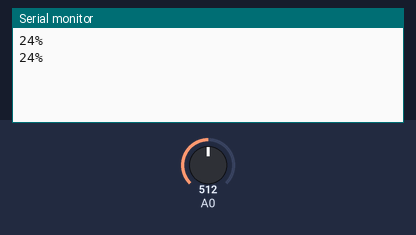
This sketch was run on a simulated Arduino Uno, built with avr-gcc and run on an emulated ATmega328P. Parts: the last lines printed to the serial monitor. The test bench sets the inputs (shaded band); at power-on: A0 = 512.

Above: at 1.8 s.
1.9 s: A0 set to 716
At 2.8 s:
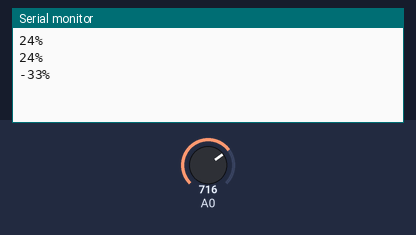
3.4 s: A0 set to 900
At 4.7 s:
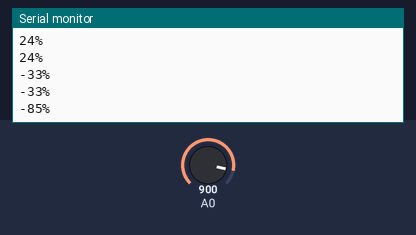
Timing chart, 0 to 6.4 s (numbered marks = the images above; inputs shaded):
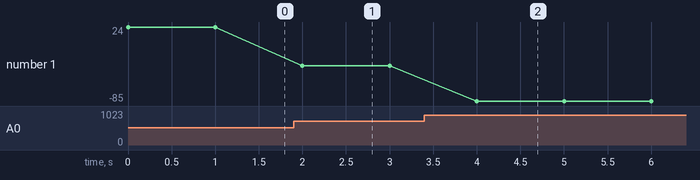

The sketch:

soil_sensor_project.ino
```cpp
const int dry = 595; // this is the max value for dryness that the sensor reads (dependent on the sensor)
const int wet = 239; // this is the max value for wetness that the sensor reads (dependent on the sensor)

void setup() // this initiates the code
{
   Serial.begin(9600); // 9600 bd is the speed of communication
}

 void loop()
 {
   int sensorVal = analogRead(A0); // AO is the Arduino port from which the value is communicated

   int percentageHumididy = map(sensorVal, wet, dry, 100, 0); // converting the sensor values to % of wetness of the soil

   Serial.print(percentageHumididy);
   Serial.println("%");

   delay(1000); // data displays every 1000 ms or 1 s
 }
```

Measured:
- after the input at 1.9 s, the serial monitor: prints a new line after 0.10 s (image 1)
- after the input at 3.4 s, the serial monitor: prints a new line after 0.60 s (image 2)
- plotted number 1: 24 → -33 after the input at 1.9 s, -33 → -85 after the input at 3.4 s
